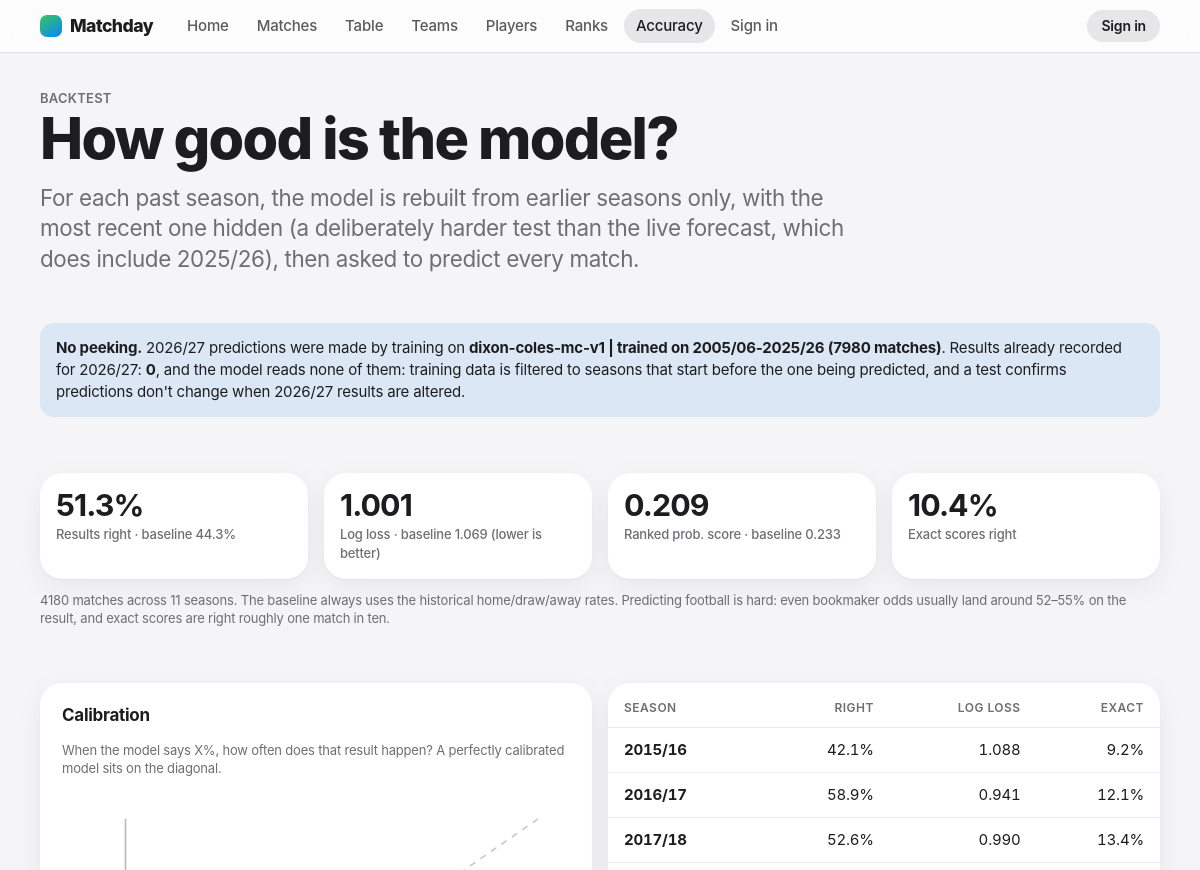
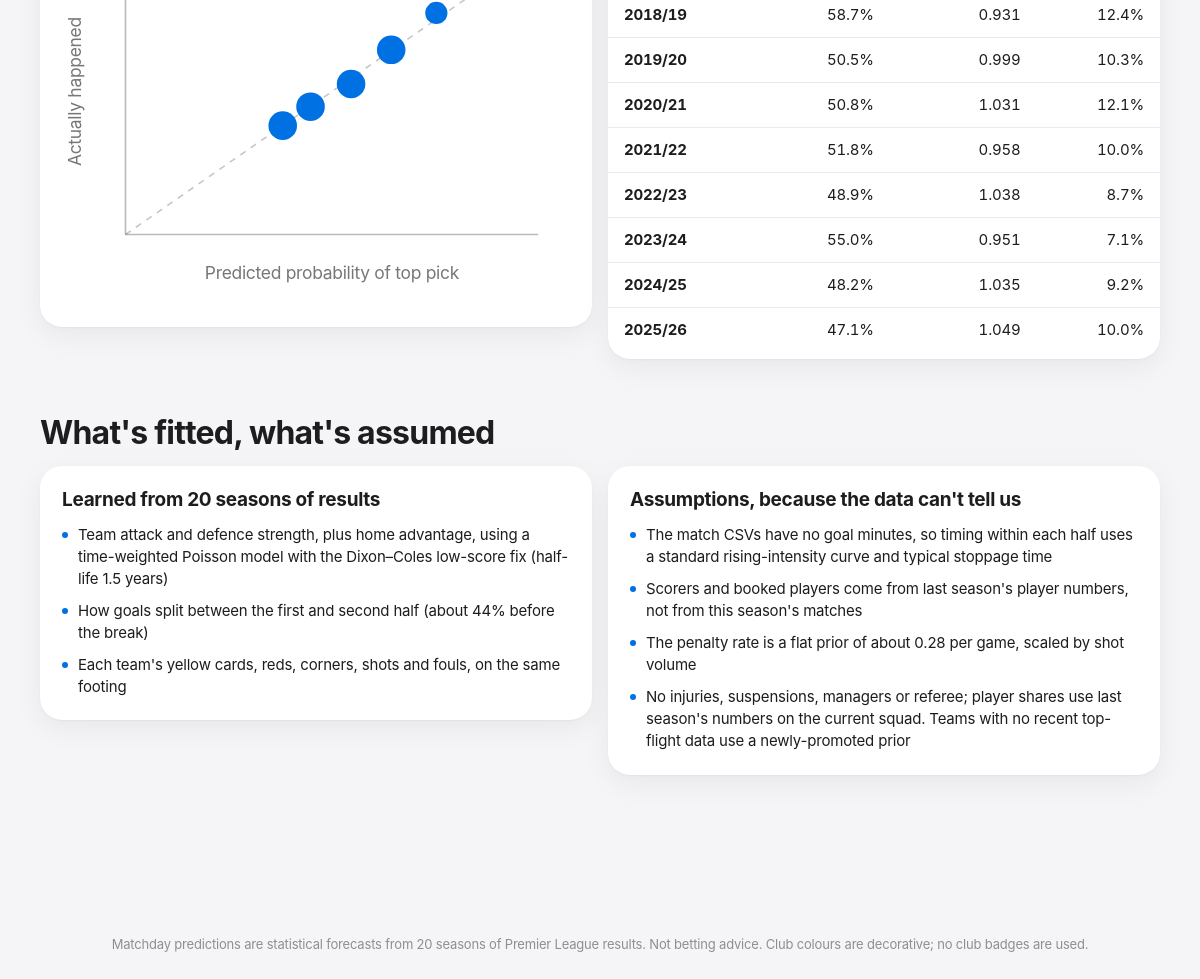
/accuracy/, run on the app's committed database (2 pictures, top to bottom).
### predictor/models.py (models this page shows, shortened)
class Season(models.Model):
    start_year = models.IntegerField(unique=True)
    is_complete = models.BooleanField(default=False)
    class Meta:
        ordering = ["start_year"]
    @property
    def label(self):
        return f"{self.start_year}/{str(self.start_year + 1)[-2:]}"

class Prediction(models.Model):
    match = models.OneToOneField(Match, on_delete=models.CASCADE, related_name="prediction")
    model_version = models.CharField(max_length=200)
    created_at = models.DateTimeField(auto_now_add=True)
    xg_home = models.FloatField()
    xg_away = models.FloatField()
    p_home = models.FloatField()
    p_draw = models.FloatField()
    p_away = models.FloatField()
    pred_home = models.IntegerField()
    pred_away = models.IntegerField()
    p_over25 = models.FloatField()
    p_btts = models.FloatField()
    p_home_cs = models.FloatField()
    p_away_cs = models.FloatField()
    exp_yellow_home = models.FloatField()
    exp_yellow_away = models.FloatField()
    p_red = models.FloatField()
    exp_corners = models.FloatField()
    p_penalty = models.FloatField()
    detail = models.JSONField(default=dict)

class BacktestResult(models.Model):
    season = models.OneToOneField(Season, on_delete=models.CASCADE, related_name="backtest")
    model_version = models.CharField(max_length=200)
    n_matches = models.IntegerField()
    metrics = models.JSONField(default=dict)
    created_at = models.DateTimeField(auto_now_add=True)

### predictor/views.py (the view)
# urls.py: path("accuracy/", views.accuracy, name="accuracy"),
def accuracy(request):
    rows = list(BacktestResult.objects.select_related("season").order_by("season__start_year"))
    agg = None
    if rows:
        n = sum(r.n_matches for r in rows)
        def w(key):
            return sum(r.metrics[key] * r.n_matches for r in rows) / n
        cal = defaultdict(lambda: [0, 0.0, 0.0])
        for r in rows:
            for c in r.metrics["calibration"]:
                k = (c["lo"], c["hi"])
                cal[k][0] += c["n"]
                cal[k][1] += c["pred"] * c["n"]
                cal[k][2] += c["actual"] * c["n"]
        calib = [{"lo": k[0], "hi": k[1], "n": v[0], "pred": v[1] / v[0], "actual": v[2] / v[0]} for k, v in sorted(cal.items()) if v[0]]
        agg = {"n": n, "seasons": len(rows), "accuracy": w("accuracy"), "baseline": w("baseline_accuracy"),
               "log_loss": w("log_loss"), "base_ll": w("baseline_log_loss"), "rps": w("rps"), "base_rps": w("baseline_rps"),
               "exact": w("exact_score"), "goals_mae": w("total_goals_mae"), "calib": calib}
    season = request.season
    pred = Prediction.objects.filter(match__season=season).first() if season else None
    train_note = pred.model_version if pred else None
    return render(request, "predictor/accuracy.html", {"rows": rows, "agg": agg, "train_note": train_note,
                                                       "n_played_target": Match.objects.filter(season=season, home_goals__isnull=False).count() if season else 0})

### predictor/context.py (called while the page is built)
def site(request):
    can_studio = request.user.is_authenticated and (request.user.is_staff or not settings.DATA_STUDIO_STAFF_ONLY)
    return {"season": getattr(request, "season", None), "predicted_seasons": getattr(request, "predicted_seasons", []),
            "can_studio": can_studio}

### predictor/templatetags/mdy.py (called while the page is built)
@register.filter
def pct(v, digits=0):
    try:
        return f"{float(v) * 100:.{int(digits)}f}%"
    except (TypeError, ValueError):
        return "–"

@register.filter
def dec(v, n=1):
    try:
        return f"{float(v):.{int(n)}f}"
    except (TypeError, ValueError):
        return "–"

### predictor/templates/predictor/accuracy.html (shortened to what this page needs)
{% extends "predictor/base.html" %}{% load mdy %}
{% block content %}
<section class="hero" style="padding-top:8px"><div class="eyebrow">Backtest</div><h1>How good is the model?</h1>
<p class="lede">For each past season, the model is rebuilt from earlier seasons only, with the most recent one hidden (a deliberately harder test than the live forecast, which does include 2025/26), then asked to predict every match.</p></section>
<section style="margin-top:24px"><div class="callout"><b>No peeking.</b> {{ season.label|default:"The target season" }} predictions were made by training on <b>{{ train_note|default:"historical seasons" }}</b>. Results already recorded for {{ season.label }}: <b>{{ n_played_target }}</b>, and the model reads none of them: training data is filtered to seasons that start before the one being predicted, and a test confirms predictions don't change when 2026/27 results are altered.</div></section>
{% if agg %}
<section><div class="grid g4 g-keep2">
  <div class="card tight stat"><b>{{ agg.accuracy|pct:1 }}</b><span>Results right · baseline {{ agg.baseline|pct:1 }}</span></div>
  <div class="card tight stat"><b>{{ agg.log_loss|dec:3 }}</b><span>Log loss · baseline {{ agg.base_ll|dec:3 }} (lower is better)</span></div>
  <div class="card tight stat"><b>{{ agg.rps|dec:3 }}</b><span>Ranked prob. score · baseline {{ agg.base_rps|dec:3 }}</span></div>
  <div class="card tight stat"><b>{{ agg.exact|pct:1 }}</b><span>Exact scores right</span></div></div>
  <p class="note" style="margin-top:12px">{{ agg.n }} matches across {{ agg.seasons }} seasons. The baseline always uses the historical home/draw/away rates. Predicting football is hard: even bookmaker odds usually land around 52–55% on the result, and exact scores are right roughly one match in ten.</p></section>
<section><div class="grid g2" style="align-items:start">
  <div class="card"><div class="panel-title"><h3>Calibration</h3></div><p class="note">When the model says X%, how often does that result happen? A perfectly calibrated model sits on the diagonal.</p>
    <svg viewBox="0 0 320 240" style="width:100%;height:auto" role="img" aria-label="Calibration chart">
      <line x1="40" y1="200" x2="300" y2="20" stroke="currentColor" stroke-opacity=".25" stroke-dasharray="4 4"/>
      <line x1="40" y1="200" x2="300" y2="200" stroke="currentColor" stroke-opacity=".3"/><line x1="40" y1="20" x2="40" y2="200" stroke="currentColor" stroke-opacity=".3"/>
      {% for c in agg.calib %}<g><circle class="pt" data-x="{{ c.pred|floatformat:4 }}" data-y="{{ c.actual|floatformat:4 }}" r="{% if c.n > 600 %}9{% elif c.n > 200 %}7{% else %}5{% endif %}" fill="var(--accent)"/></g>{% endfor %}
      <text x="170" y="228" text-anchor="middle" font-size="11" fill="currentColor" opacity=".6">Predicted probability of top pick</text>
      <text x="12" y="110" font-size="11" fill="currentColor" opacity=".6" transform="rotate(-90 12 110)" text-anchor="middle">Actually happened</text>
    </svg>
  </div>
  <div class="card tblcard"><table class="tbl"><thead><tr><th>Season</th><th class="r">Right</th><th class="r">Log loss</th><th class="r hide-m">Exact</th></tr></thead><tbody>
    {% for r in rows %}<tr><td><b>{{ r.season.label }}</b></td><td class="r">{{ r.metrics.accuracy|pct:1 }}</td><td class="r">{{ r.metrics.log_loss|dec:3 }}</td><td class="r hide-m">{{ r.metrics.exact_score|pct:1 }}</td></tr>{% endfor %}</tbody></table></div>
</div></section>
{% else %}<section><div class="empty">No backtest yet. Run <code>python manage.py backtest</code>.</div></section>{% endif %}
<section><div class="sec-head"><div><h2>What's fitted, what's assumed</h2></div></div>
<div class="grid g2" style="align-items:start">
<div class="card"><h3>Learned from 20 seasons of results</h3><ul class="facts small" style="margin-top:12px">
<li><span>Team attack and defence strength, plus home advantage, using a time-weighted Poisson model with the Dixon–Coles low-score fix (half-life 1.5 years)</span></li>
<li><span>How goals split between the first and second half (about 44% before the break)</span></li>
<li><span>Each team's yellow cards, reds, corners, shots and fouls, on the same footing</span></li></ul></div>
<div class="card"><h3>Assumptions, because the data can't tell us</h3><ul class="facts small" style="margin-top:12px">
<li><span>The match CSVs have no goal minutes, so timing within each half uses a standard rising-intensity curve and typical stoppage time</span></li>
<li><span>Scorers and booked players come from last season's player numbers, not from this season's matches</span></li>
<li><span>The penalty rate is a flat prior of about 0.28 per game, scaled by shot volume</span></li>
<li><span>No injuries, suspensions, managers or referee; player shares use last season's numbers on the current squad. Teams with no recent top-flight data use a newly-promoted prior</span></li></ul></div>
</div></section>
{% endblock %}

### predictor/static/predictor/app.css (style rules this page uses)
:root { --bg: #f5f5f7; --surface: #ffffff; --surface-2: #fbfbfd; --fill: rgba(120,120,128,.16); --fill-2: rgba(120,120,128,.08); --text: #1d1d1f; --text-2: #6e6e73; --text-3: #8e8e93; --line: rgba(0,0,0,.08); --accent: #0071e3; --accent-2: #0a84ff; --accent-soft: rgba(0,113,227,.1); --home: #0a84ff; --away: #ff9f0a; --draw: #aeaeb2; --green: #30b350; --red: #ff3b30; --yellow: #ffcc00; --orange: #ff9500; --purple: #af52de; --material: rgba(255,255,255,.72); --material-thick: rgba(255,255,255,.86); --shadow: 0 1px 2px rgba(0,0,0,.04), 0 8px 28px rgba(0,0,0,.06); --shadow-lg: 0 24px 60px rgba(0,0,0,.18); --r: 22px; --r-sm: 14px; --gutter: 20px; --font: -apple-system, BlinkMacSystemFont, "SF Pro Display", "SF Pro Text", "Inter", "Helvetica Neue", system-ui, sans-serif; --mono: ui-monospace, "SF Mono", Menlo, monospace; color-scheme: light dark; }
* { box-sizing: border-box; -webkit-tap-highlight-color: transparent; }
html { -webkit-text-size-adjust: 100%; scroll-padding-top: 72px; }
body { margin: 0; background: var(--bg); color: var(--text); font: 400 17px/1.47 var(--font); letter-spacing: -.011em; -webkit-font-smoothing: antialiased; font-optical-sizing: auto; min-height: 100vh; padding-bottom: env(safe-area-inset-bottom); }
h1, h2, h3, h4 { margin: 0; font-weight: 700; }
h1 { font-size: clamp(2.2rem, 6vw, 3.6rem); line-height: 1.05; letter-spacing: -.03em; font-weight: 800; }
h2 { font-size: clamp(1.5rem, 3.4vw, 2rem); line-height: 1.12; letter-spacing: -.024em; }
h3 { font-size: 1.1875rem; line-height: 1.25; letter-spacing: -.016em; font-weight: 650; }
p { margin: 0 0 .8em; }
.small { font-size: .9375rem; }
.eyebrow { font-size: .8125rem; font-weight: 600; letter-spacing: .02em; text-transform: uppercase; color: var(--text-2); }
section { margin-top: 56px; }
section:first-child { margin-top: 0; }
.grid { display: grid; gap: 16px; }
.g2 { grid-template-columns: repeat(2, 1fr); }
.g4 { grid-template-columns: repeat(4, 1fr); }
.card { background: var(--surface); border-radius: var(--r); box-shadow: var(--shadow); padding: 22px; position: relative; }
.card.tight { padding: 16px; }
.hero { padding: 34px 0 6px; }
.hero p.lede { font-size: clamp(1.1rem, 2.4vw, 1.4rem); color: var(--text-2); max-width: 36em; margin-top: 14px; line-height: 1.38; letter-spacing: -.016em; }
.stat { display: flex; flex-direction: column; gap: 2px; }
.stat b { font-size: 1.9rem; letter-spacing: -.03em; line-height: 1.1; font-weight: 750; }
.stat span { color: var(--text-2); font-size: .8125rem; font-weight: 500; }
.sec-head { display: flex; align-items: flex-end; justify-content: space-between; gap: 16px; margin-bottom: 16px; flex-wrap: wrap; }
.panel-title { display: flex; align-items: center; justify-content: space-between; margin-bottom: 14px; }
.panel-title h3 { font-size: 1.0625rem; }
.note { font-size: .8125rem; color: var(--text-2); line-height: 1.4; }
.callout { background: var(--accent-soft); border-radius: var(--r-sm); padding: 14px 16px; font-size: .9375rem; }
.tbl { width: 100%; border-collapse: collapse; font-size: .9375rem; }
.tbl th { text-align: left; font-size: .75rem; text-transform: uppercase; letter-spacing: .04em; color: var(--text-2); font-weight: 600; padding: 10px 10px; border-bottom: .5px solid var(--line); white-space: nowrap; }
.tbl td { padding: 11px 10px; border-bottom: .5px solid var(--line); font-variant-numeric: tabular-nums; vertical-align: middle; }
.tbl tr:last-child td { border-bottom: 0; }
.tbl .r { text-align: right; }
.tbl td:first-child, .tbl th:first-child { padding-left: 16px; }
.tbl td:last-child, .tbl th:last-child { padding-right: 16px; }
.tblcard { padding: 6px 0; overflow: hidden; }
.facts { display: grid; gap: 10px; margin: 0; padding: 0; list-style: none; }
.facts li { display: flex; gap: 10px; align-items: baseline; }
.facts li::before { content: ""; width: 6px; height: 6px; border-radius: 50%; background: var(--accent); flex: none; transform: translateY(-2px); }

### data on the page
Season: label "2026/27"
Prediction: model_version "dixon-coles-mc-v1 | trained on 2005/06-2025/26 (7980 matches)"
BacktestResult: season.label "2015/16", metrics.accuracy|pct "42.1%", metrics.log_loss|dec "1.088", metrics.exact_score|pct "9.2%"
BacktestResult: season.label "2016/17", metrics.accuracy|pct "58.9%", metrics.log_loss|dec "0.941", metrics.exact_score|pct "12.1%"
BacktestResult: season.label "2017/18", metrics.accuracy|pct "52.6%", metrics.log_loss|dec "0.990", metrics.exact_score|pct "13.4%"
BacktestResult: season.label "2018/19", metrics.accuracy|pct "58.7%", metrics.log_loss|dec "0.931", metrics.exact_score|pct "12.4%"
BacktestResult: season.label "2019/20", metrics.accuracy|pct "50.5%", metrics.log_loss|dec "0.999", metrics.exact_score|pct "10.3%"
BacktestResult: season.label "2020/21", metrics.accuracy|pct "50.8%", metrics.log_loss|dec "1.031", metrics.exact_score|pct "12.1%"
BacktestResult: season.label "2021/22", metrics.accuracy|pct "51.8%", metrics.log_loss|dec "0.958", metrics.exact_score|pct "10.0%"
BacktestResult: season.label "2022/23", metrics.accuracy|pct "48.9%", metrics.log_loss|dec "1.038", metrics.exact_score|pct "8.7%"
BacktestResult: season.label "2023/24", metrics.accuracy|pct "55.0%", metrics.log_loss|dec "0.951", metrics.exact_score|pct "7.1%"
BacktestResult: season.label "2024/25", metrics.accuracy|pct "48.2%", metrics.log_loss|dec "1.035", metrics.exact_score|pct "9.2%"
BacktestResult: season.label "2025/26", metrics.accuracy|pct "47.1%", metrics.log_loss|dec "1.049", metrics.exact_score|pct "10.0%"

### other printed values
{{ n_played_target }} "0"
{{ agg.accuracy|pct:1 }} "51.3%"
{{ agg.baseline|pct:1 }} "44.3%"
{{ agg.log_loss|dec:3 }} "1.001"
{{ agg.base_ll|dec:3 }} "1.069"
{{ agg.rps|dec:3 }} "0.209"
{{ agg.base_rps|dec:3 }} "0.233"
{{ agg.exact|pct:1 }} "10.4%"
{{ agg.n }} "4180"
{{ agg.seasons }} "11"
